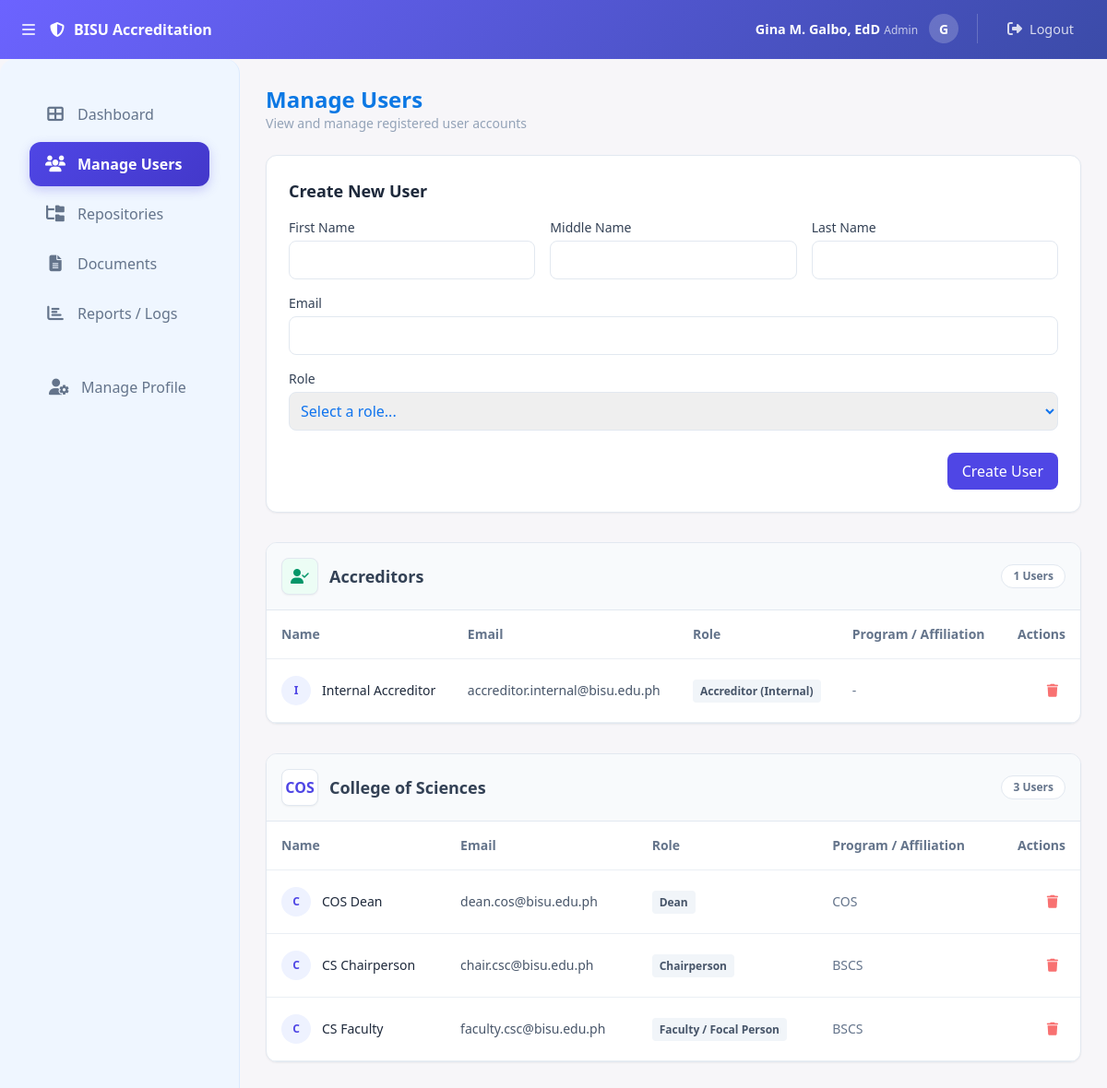
/users.php (signed in), run on the app's committed database.
### tables this page shows
CREATE TABLE `users` (
  `user_id` int(11) NOT NULL,
  `firstname` varchar(50) NOT NULL,
  `middlename` varchar(50) NOT NULL,
  `lastname` varchar(50) NOT NULL,
  `email` varchar(255) NOT NULL,
  `password` varchar(255) NOT NULL,
  `role_id` int(11) NOT NULL,
  `program_id` int(11) DEFAULT NULL,
  `college_id` int(11) DEFAULT NULL,
  `avatar_path` varchar(255) DEFAULT NULL
);

CREATE TABLE `roles` (
  `role_id` int(11) NOT NULL,
  `role_name` varchar(50) NOT NULL
);

CREATE TABLE `programs` (
  `program_id` int(11) NOT NULL,
  `college_id` int(11) NOT NULL,
  `program_name` varchar(100) NOT NULL,
  `program_code` varchar(10) NOT NULL
);

### users.php (the view, shortened to what this page needs)
<?php
require_once __DIR__ . '/config/db.php';
$full_name = htmlspecialchars($_SESSION['full_name'] ?? 'Administrator');
$sql = "SELECT u.*, r.role_name, p.program_code,
        CONCAT_WS(' ', u.firstname, NULLIF(u.middlename, ''), u.lastname) AS full_name,
        COALESCE(c.college_id, cp.college_id, 0) as sort_college_id,
        COALESCE(c.college_name, cp.college_name, 'Administration / Unassigned') as sort_college_name,
        COALESCE(c.college_code, cp.college_code, 'ADMIN') as sort_college_code
        FROM users u
        LEFT JOIN roles r ON u.role_id = r.role_id
        LEFT JOIN programs p ON u.program_id = p.program_id
        LEFT JOIN colleges c ON u.college_id = c.college_id
        LEFT JOIN colleges cp ON p.college_id = cp.college_id
        ORDER BY sort_college_name, full_name ASC";
$result = $conn->query($sql);
$grouped_users = [];
if ($result) {
    while ($row = $result->fetch_assoc()) {
        if ($row['user_id'] == $_SESSION['user_id']) {
            continue;
        }
        if (stripos($row['role_name'] ?? '', 'Accreditor') !== false) {
            $cid = 'ACC';
            $cname = 'Accreditors';
            $ccode = 'ACC';
        } else {
            $cid = $row['sort_college_id'];
            $cname = $row['sort_college_name'];
            $ccode = $row['sort_college_code'];
        }
        if (!isset($grouped_users[$cid])) {
            $grouped_users[$cid] = [
                'name' => $cname,
                'code' => $ccode,
                'users' => []
            ];
        }
        $grouped_users[$cid]['users'][] = $row;
    }
    if (isset($grouped_users['ACC'])) {
        $acc_group = $grouped_users['ACC'];
        unset($grouped_users['ACC']);
        $grouped_users = array_merge(['ACC' => $acc_group], $grouped_users);
    }
}
?>
<!doctype html>
<html lang="en">
<head>
  <script src="https://cdn.tailwindcss.com"></script>
  <link rel="stylesheet" href="https://cdnjs.cloudflare.com/ajax/libs/font-awesome/6.4.0/css/all.min.css">
  <link rel="stylesheet" href="css/admin-dashboard.css">
</head>
<body>
  <header class="topbar">
    <div class="flex items-center gap-4">
      <button class="menu-toggle" onclick="document.querySelector('.sidebar').classList.toggle('show')">
        <i class="fas fa-bars"></i>
      </button>
      <a href="admin_dashboard.php" class="topbar-brand">
        <i class="fas fa-shield-alt"></i> BISU Accreditation
      </a>
    </div>
    <div class="topbar-right">
      <div class="user-profile">
        <div class="user-info hidden sm:block">
          <span class="user-name"><?php echo $full_name; ?></span>
          <span class="user-role">Admin</span>
        </div>
        <div class="user-avatar">
          <?php echo strtoupper(substr($full_name, 0, 1)); ?>
        </div>
      </div>
      <a href="logout.php" class="logout-btn"><i class="fas fa-sign-out-alt"></i> Logout</a>
    </div>
  </header>
  <aside class="sidebar">
    <nav class="sidebar-nav">
        <a href="admin_dashboard.php?view=dashboard" class="nav-item">
          <i class="fas fa-th-large"></i> Dashboard
        </a>
        <a href="users.php" class="nav-item active">
          <i class="fas fa-users"></i> Manage Users
        </a>
        <a href="repositories.php" class="nav-item">
          <i class="fas fa-folder-tree"></i> Repositories
        </a>
        <a href="documents.php" class="nav-item"><i class="fas fa-file-alt"></i> Documents</a>
        <a href="reports.php" class="nav-item"><i class="fas fa-chart-bar"></i> Reports / Logs</a>
    </nav>
    <div class="mt-auto p-4">
        <a href="profile.php" class="nav-item"><i class="fas fa-user-cog"></i> Manage Profile</a>
    </div>
  </aside>
  <main class="main-content">
      <div class="flex items-center justify-between mb-6">
        <div>
          <h1 class="text-2xl font-semibold text-bisu">Manage Users</h1>
          <div class="text-sm text-slate-500">View and manage registered user accounts</div>
        </div>
      </div>
      <div class="bg-white p-6 rounded-xl border border-slate-200 shadow-sm mb-8">
        <h2 class="text-lg font-bold text-slate-800 mb-4">Create New User</h2>
        <form id="addUserForm" method="POST" class="space-y-4">
            <div class="grid grid-cols-1 md:grid-cols-3 gap-4">
                <div>
                    <label class="block text-sm font-medium text-slate-700 mb-1">First Name</label>
                    <input type="text" name="first_name" required class="w-full p-2 border border-slate-200 rounded-lg">
                </div>
                <div>
                    <label class="block text-sm font-medium text-slate-700 mb-1">Middle Name</label>
                    <input type="text" name="middle_name" class="w-full p-2 border border-slate-200 rounded-lg">
                </div>
                <div>
                    <label class="block text-sm font-medium text-slate-700 mb-1">Last Name</label>
                    <input type="text" name="last_name" required class="w-full p-2 border border-slate-200 rounded-lg">
                </div>
            </div>
            <div>
                <label class="block text-sm font-medium text-slate-700 mb-1">Email</label>
                <input type="email" name="email" required class="w-full p-2 border border-slate-200 rounded-lg">
            </div>
            <div>
                <label class="block text-sm font-medium text-slate-700 mb-1">Role</label>
                <select name="role_id" required class="w-full p-2 border border-slate-200 rounded-lg">
                    <option value="">Select a role...</option>
                </select>
            </div>
            <div class="text-right pt-2">
                <button type="submit" class="px-4 py-2 bg-indigo-600 text-white rounded-lg hover:bg-indigo-700">Create User</button>
            </div>
        </form>
      </div>
      <?php if (empty($grouped_users)): ?>
        <div class="bg-white rounded-xl border border-slate-200 p-12 text-center text-slate-500">
            <i class="fas fa-users text-4xl mb-3 opacity-30"></i>
            <p>No users found.</p>
        </div>
      <?php else: ?>
        <?php foreach ($grouped_users as $group):
            $is_acc = ($group['code'] === 'ACC');
            $icon_color = $is_acc ? 'text-emerald-600' : 'text-indigo-600';
            $icon_bg = $is_acc ? 'bg-emerald-50' : 'bg-white';
        ?>
        <div class="bg-white rounded-xl border border-slate-200 shadow-sm mb-8 overflow-hidden">
            <div class="p-4 bg-slate-50 border-b border-slate-200 flex justify-between items-center">
                <div class="flex items-center gap-3">
                    <div class="w-10 h-10 rounded-lg <?= $icon_bg ?> border border-slate-200 flex items-center justify-center <?= $icon_color ?> font-bold shadow-sm">
                        <?php if ($is_acc): ?><i class="fas fa-user-check"></i><?php else: ?><?= htmlspecialchars($group['code']) ?><?php endif; ?>
                    </div>
                    <h3 class="font-bold text-slate-700 text-lg"><?= htmlspecialchars($group['name']) ?></h3>
                </div>
                <span class="text-xs font-bold px-3 py-1 bg-white border border-slate-200 rounded-full text-slate-500"><?= count($group['users']) ?> Users</span>
            </div>
            <div class="overflow-x-auto">
                <table class="w-full text-left text-sm">
                    <thead class="bg-white text-slate-500 border-b border-slate-100">
                        <tr>
                            <th class="p-4 font-semibold">Name</th>
                            <th class="p-4 font-semibold">Email</th>
                            <th class="p-4 font-semibold">Role</th>
                            <th class="p-4 font-semibold">Program / Affiliation</th>
                            <th class="p-4 font-semibold text-right">Actions</th>
                        </tr>
                    </thead>
                    <tbody class="divide-y divide-slate-100">
                        <?php foreach ($group['users'] as $u):
                             $affiliation = '-';
                             if ($u['program_code']) $affiliation = $u['program_code'];
                             elseif ($u['sort_college_code'] !== 'ADMIN') $affiliation = $u['sort_college_code'];
                        ?>
                        <tr class="hover:bg-slate-50 transition-colors">
                            <td class="p-4 font-medium text-slate-800">
                                <div class="flex items-center gap-3">
                                    <div class="w-8 h-8 rounded-full bg-indigo-50 text-indigo-600 flex items-center justify-center font-bold text-xs">
                                        <?= strtoupper(substr($u['full_name'], 0, 1)) ?>
                                    </div>
                                    <?= htmlspecialchars($u['full_name']) ?>
                                </div>
                            </td>
                            <td class="p-4 text-slate-600"><?= htmlspecialchars($u['email']) ?></td>
                            <td class="p-4"><span class="bg-slate-100 text-slate-600 px-2 py-1 rounded text-xs font-bold"><?= htmlspecialchars($u['role_name']) ?></span></td>
                            <td class="p-4 text-slate-500"><?= htmlspecialchars($affiliation) ?></td>
                            <td class="p-4 text-right">
                                <form method="POST" class="inline" onsubmit="return confirm('Are you sure you want to delete this user?')">
                                    <button type="submit" class="text-red-400 hover:text-red-600 transition-colors p-2 hover:bg-red-50 rounded-full"><i class="fas fa-trash"></i></button>
                                </form>
                            </td>
                        </tr>
                        <?php endforeach; ?>
                    </tbody>
                </table>
            </div>
        </div>
        <?php endforeach; ?>
      <?php endif; ?>
  </main>
</body>
</html>

### css/admin-dashboard.css (style rules this page uses)
:root { --accent-color: var(--bisu-indigo, #4f46e5); --page-bg: #f6f5f9da; --card-bg: var(--card-bg, #ffffff); --card-border: var(--card-border, #e6eef8); --muted-text: var(--muted, #64748b); --card-radius: 12px; }
* { box-sizing: border-box }
body { font-family: inherit; background: var(--page-bg) !important; color: #1074ee; margin: 0 }
.main-content .text-slate-800, .main-content .text-bisu { color: #0c78e4; }
.main-content .text-slate-500, .main-content .text-slate-600 { color: #94a3b8; }
.card .text-slate-800, .bg-white .text-slate-800, .card .text-bisu, .bg-white .text-bisu { color: #1e293b; }
.card .text-slate-500, .bg-white .text-slate-500 { color: #64748b; }
.card .text-slate-600, .bg-white .text-slate-600 { color: #475569; }
.topbar { position: fixed; top: 0; left: 0; right: 0; height: 64px; background: linear-gradient(135deg, var(--secondary), var(--primary)); display: flex; align-items: center; justify-content: space-between; padding: 0 24px; border-bottom: 1px solid transparent; z-index: 50; }
.topbar .menu-toggle { color: rgba(255, 255, 255, 0.8); }
.topbar .brand, .topbar .topbar-brand { display: flex; align-items: center; gap: 10px; font-weight: 700; color: white; text-decoration: none; }
.topbar-right { display: flex; align-items: center; gap: 20px; }
.user-profile { display: flex; align-items: center; gap: 12px; text-align: right; }
.user-info { display: flex; flex-direction: column; align-items: flex-end; line-height: 1.3; }
.user-name { font-size: 0.9rem; font-weight: 600; color: white; }
.user-role { font-size: 0.75rem; color: rgba(255, 255, 255, 0.7); }
.user-avatar, .topbar .user-profile .bg-indigo-100 { width: 32px; height: 32px; border-radius: 9999px; background-color: rgba(255, 255, 255, 0.2) !important; color: white !important; display: flex; align-items: center; justify-content: center; font-weight: 700; font-size: 0.875rem; }
.logout-btn { display: flex; align-items: center; gap: 8px; padding: 8px 12px; border-radius: 8px; color: rgba(255, 255, 255, 0.8); font-weight: 500; font-size: 0.9rem; transition: all 0.2s ease; text-decoration: none; }
.logout-btn i { font-size: 1rem; }
.sidebar { position: fixed; top: 64px; left: 0; bottom: 0; width: 260px; padding: 20px; background: #eff6ff; border-right: 1px solid #dbeafe; overflow-y: auto; transition: transform 0.3s ease; z-index: 40; min-height: calc(100vh - 64px); }
.sidebar-nav, .sidebar nav ul { display: flex; flex-direction: column; gap: 6px; padding: 16px 12px; list-style: none; margin: 0; }
.nav-item, .sidebar li { display: flex; align-items: center; gap: 12px; padding: 12px 16px; border-radius: 12px; color: var(--muted-text, #64748b); text-decoration: none; cursor: pointer; font-weight: 500; transition: all 0.2s cubic-bezier(0.4, 0, 0.2, 1); position: relative; }
.nav-item i, .sidebar li .icon { font-size: 1.1rem; width: 24px; text-align: center; transition: transform 0.2s ease; }
.nav-item.active, .sidebar li.active { background: linear-gradient(135deg, var(--accent-color), #4338ca); color: white; box-shadow: 0 4px 12px rgba(79, 70, 229, 0.25); font-weight: 600; }
.main-content { margin-top: 64px; margin-left: 260px; padding: 28px; min-height: calc(100vh - 64px) }
table th, table td { padding: 12px 14px; text-align: left; border-bottom: 1px solid rgba(226, 232, 240, 0.7); font-size: 14px; color: var(--heading) }
table thead th { color: var(--muted-text); font-weight: 700 }

### data on the page
users: full_name "I", full_name "Internal Accreditor", email "accreditor.internal@bisu.edu.ph", role.role_name "Accreditor (Internal)", affiliation "-"
users: full_name "C", full_name "COS Dean", email "dean.cos@bisu.edu.ph", role.role_name "Dean", affiliation "COS"
users: full_name "C", full_name "CS Chairperson", email "chair.csc@bisu.edu.ph", role.role_name "Chairperson", program.program_code "BSCS"
users: full_name "C", full_name "CS Faculty", email "faculty.csc@bisu.edu.ph", role.role_name "Faculty / Focal Person", program.program_code "BSCS"

### other printed values
$full_name "Gina M. Galbo, EdD"
substr($full_name, 0, 1) "G"
$group['name'] "Accreditors"
count($group['users']) "1"
$group['code'] "COS"
$group['name'] "College of Sciences"
count($group['users']) "3"
